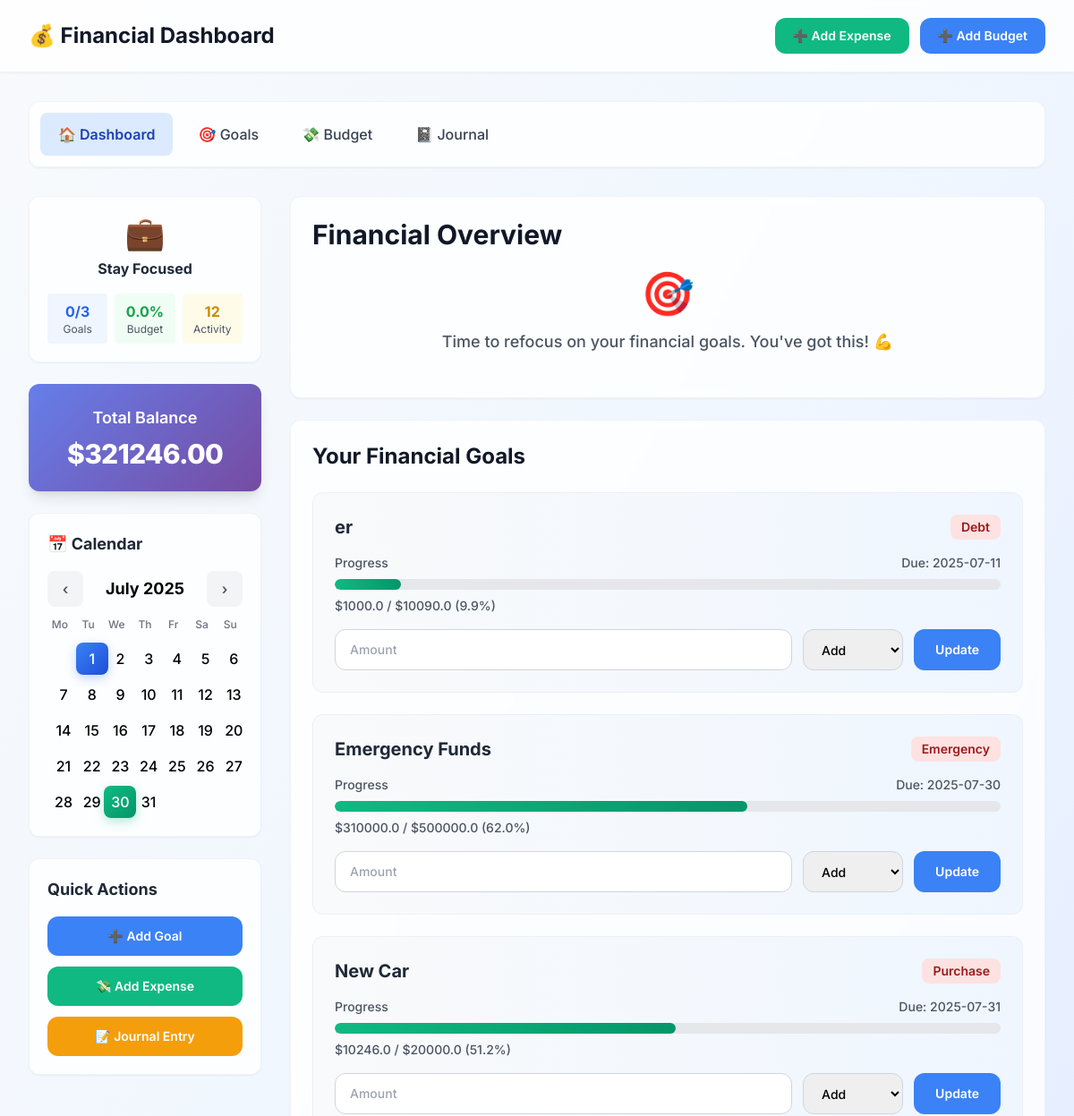
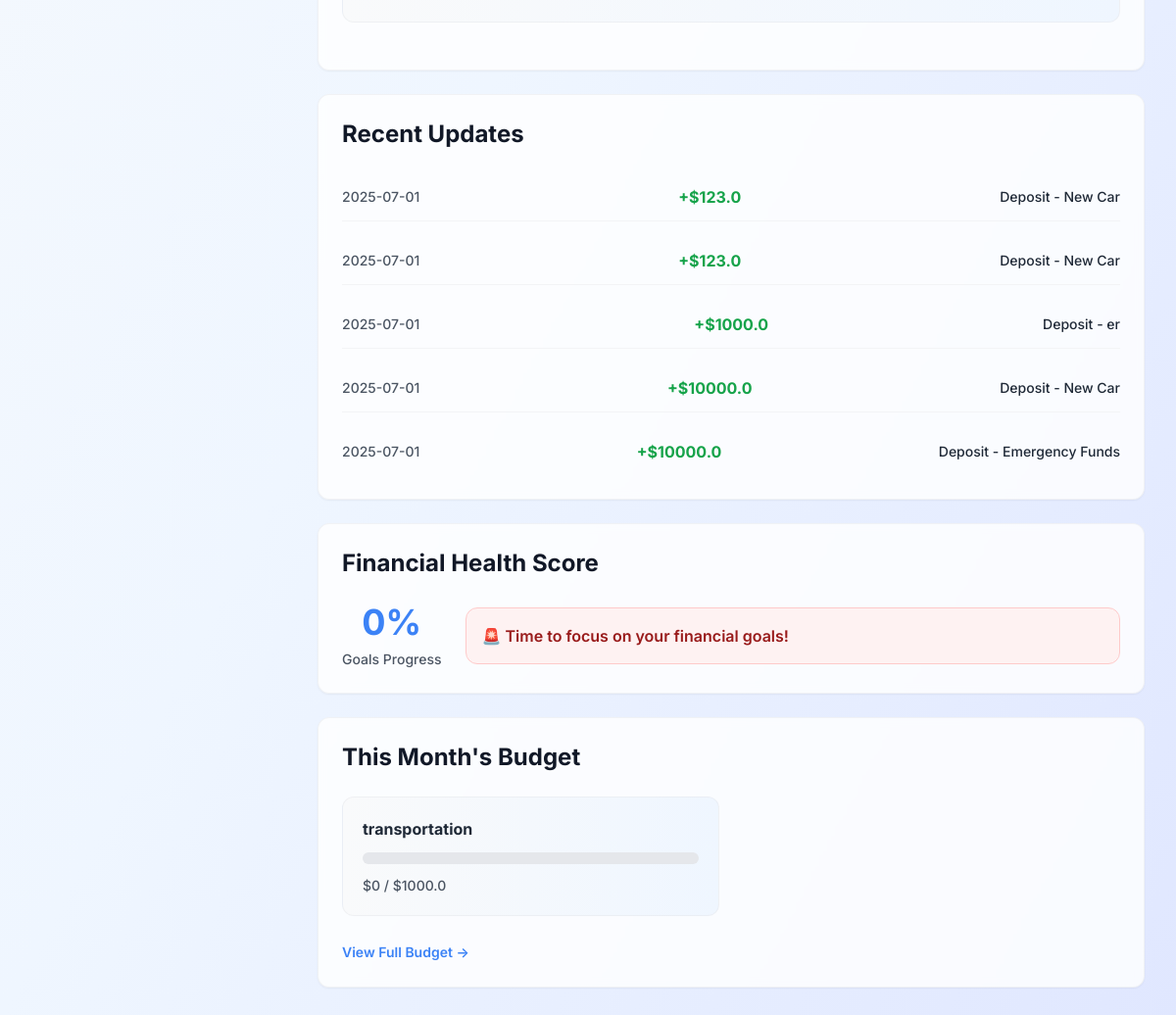
Before: / with the older database file (2 pictures, top to bottom).
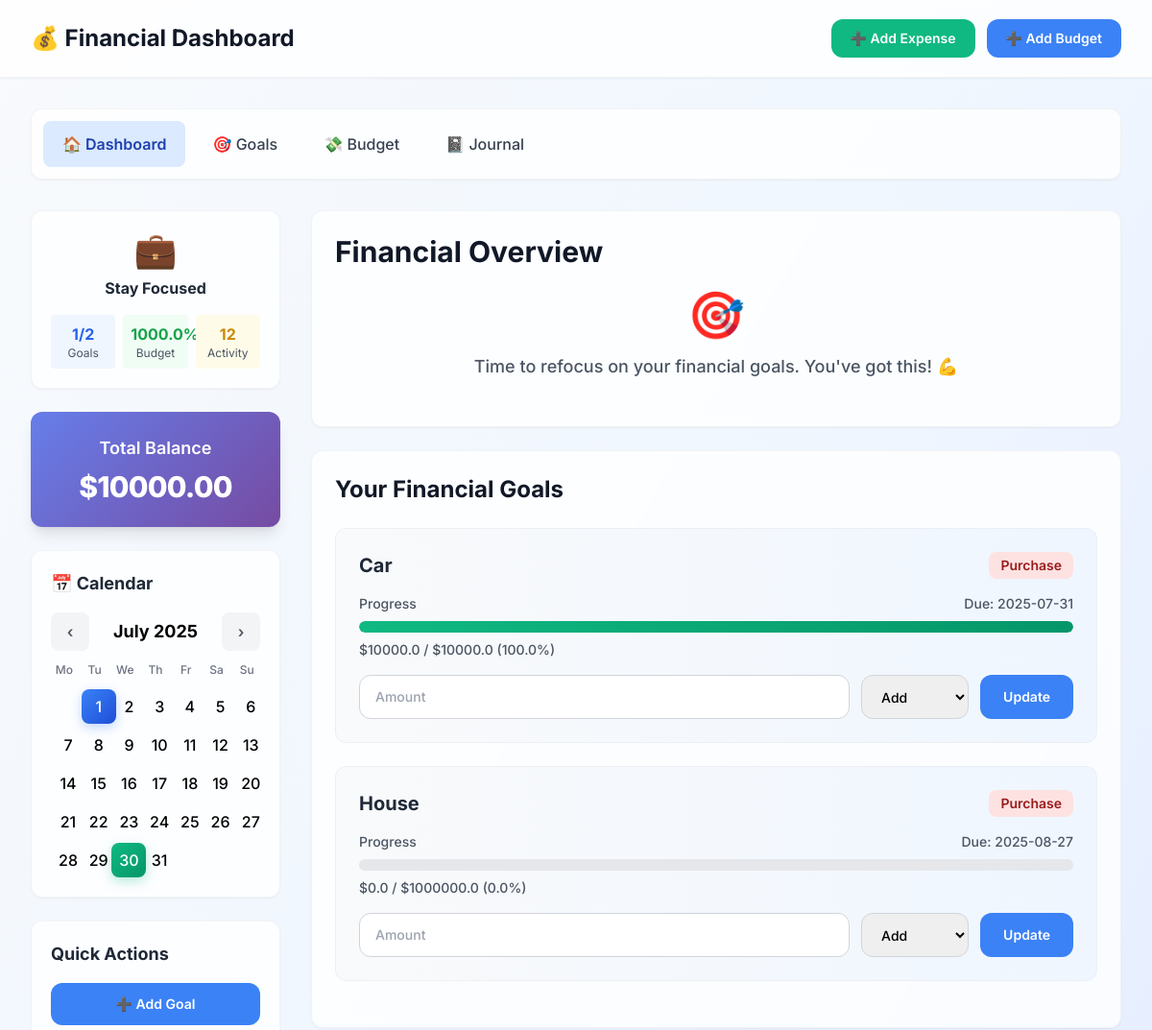
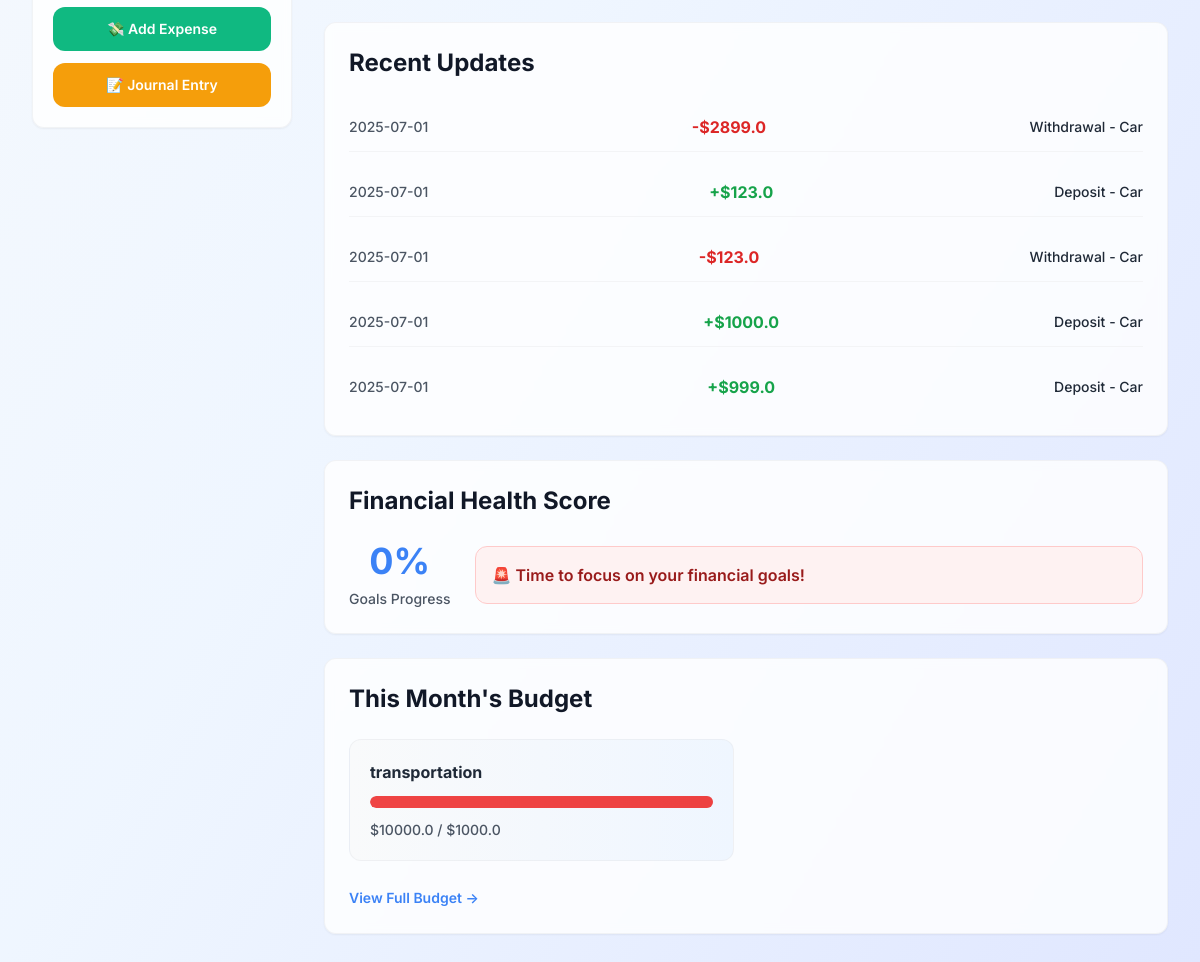
After: the same page with the newer database file (2 pictures, top to bottom).
### tables this page shows
CREATE TABLE financial_goals (
            id INTEGER PRIMARY KEY AUTOINCREMENT,
            name TEXT NOT NULL,
            target_amount REAL NOT NULL,
            current_amount REAL DEFAULT 0,
            deadline TEXT NOT NULL,
            category TEXT NOT NULL,
            description TEXT,
            created_at DATETIME DEFAULT CURRENT_TIMESTAMP
        );

CREATE TABLE transactions (
            id INTEGER PRIMARY KEY AUTOINCREMENT,
            goal_id INTEGER NOT NULL,
            amount REAL NOT NULL,
            type TEXT NOT NULL,  -- 'deposit' or 'withdrawal'
            date TEXT NOT NULL,
            note TEXT,
            FOREIGN KEY(goal_id) REFERENCES financial_goals(id)
        );

CREATE TABLE budgets (
            id INTEGER PRIMARY KEY AUTOINCREMENT,
            month TEXT NOT NULL,
            category TEXT NOT NULL,
            planned_amount REAL NOT NULL,
            spent_amount REAL DEFAULT 0,
            created_at DATETIME DEFAULT CURRENT_TIMESTAMP
        );

### app.py (the view)
@app.route('/')
def home():
    today = datetime.now().strftime('%Y-%m-%d')
    with sqlite3.connect('finance.db') as conn:
        cursor = conn.cursor()
        cursor.execute("""
            SELECT g.*,
                   (SELECT COUNT(*) FROM transactions WHERE goal_id = g.id) as transaction_count,
                   (g.current_amount / g.target_amount * 100) as progress_percent
            FROM financial_goals g
            ORDER BY deadline ASC
        """)
        goals = cursor.fetchall()
        total_balance = sum(goal[3] for goal in goals)  # goal[3] is current_amount
        goals_total = len(goals)
        goals_completed = sum(1 for goal in goals if goal[3] >= goal[2])  # current >= target
        cursor.execute("""
            SELECT t.date, t.amount, t.type, g.name
            FROM transactions t
            JOIN financial_goals g ON t.goal_id = g.id
            ORDER BY t.date DESC, t.id DESC LIMIT 5
        """)
        recent_transactions = cursor.fetchall()
        cursor.execute("""
            SELECT COUNT(*) FROM transactions
            WHERE date >= date('now', '-7 days')
        """)
        recent_activity_count = cursor.fetchone()[0]
        current_month = today[:7]
        cursor.execute("""
            SELECT DISTINCT strftime('%d', date)
            FROM journal
            WHERE strftime('%Y-%m', date) = ?
        """, (current_month,))
        days_with_entries = [int(day[0]) for day in cursor.fetchall()]
        cursor.execute("""
            SELECT b.category, b.planned_amount,
                   COALESCE(SUM(e.amount), 0) as spent_amount,
                   (COALESCE(SUM(e.amount), 0) / b.planned_amount * 100) as spent_percent
            FROM budgets b
            LEFT JOIN expenses e ON b.id = e.budget_id
            WHERE b.month = ?
            GROUP BY b.id, b.category, b.planned_amount
        """, (current_month,))
        budget_overview = cursor.fetchall()
        if budget_overview:
            budget_status = sum(budget[3] for budget in budget_overview) / len(budget_overview)
        else:
            budget_status = 0
        goal_score = (goals_completed / goals_total * 100) if goals_total > 0 else 0
        if goal_score >= 80 and budget_status <= 90:
            status_icon = "🔥"
            status_text = "On Fire!"
        elif goal_score >= 60 and budget_status <= 100:
            status_icon = "✨"
            status_text = "Looking Good"
        elif goal_score >= 40 or budget_status <= 120:
            status_icon = "👀"
            status_text = "Stay Focused"
        else:
            status_icon = "💀"
            status_text = "Need Help"
    return render_template('index.html',
                          goals=goals,
                          transactions=recent_transactions,
                          budget_overview=budget_overview,
                          goal_score=goal_score,
                          entry_days=days_with_entries,  # <-- pass to template
                          current_date=today,
                          total_balance=total_balance,
                          goals_completed=goals_completed,
                          goals_total=goals_total,
                          budget_status=round(budget_status, 1),
                          recent_activity_count=recent_activity_count,
                          status_icon=status_icon,
                          status_text=status_text)

### templates/index.html (shortened to what the changed rows need)
<!DOCTYPE html>
<html lang="en">
<head>
    <script src="https://cdn.tailwindcss.com"></script>
</head>
<body class="bg-gradient-to-br from-slate-50 via-blue-50 to-indigo-100 min-h-screen">
    <div class="bg-white/80 backdrop-blur-sm shadow-sm border-b border-gray-200/50">
        <div class="max-w-7xl mx-auto px-4 sm:px-6 lg:px-8">
            <div class="flex justify-between items-center py-5">
                <h1 class="text-2xl font-bold text-gray-900 flex items-center gap-3">
                    💰 Financial Dashboard
                </h1>
            </div>
        </div>
    </div>
    <div class="max-w-7xl mx-auto px-4 sm:px-6 lg:px-8 py-8">
        <div class="grid grid-cols-1 lg:grid-cols-4 gap-8">
            <aside class="lg:col-span-1">
                <div class="bg-white/80 backdrop-blur-sm rounded-xl shadow-sm p-5 mb-6 border border-gray-200/50">
                    <div class="financial-status-overview">
                        <div class="grid grid-cols-3 gap-2 text-center">
                            <div class="bg-blue-50 p-2 rounded">
                                <div class="font-bold text-blue-600" id="sidebar-goals-completed">{{ goals_completed|default(0) }}/{{ goals_total|default(1) }}</div>
                                <div class="text-xs text-gray-600">Goals</div>
                            </div>
                            <div class="bg-green-50 p-2 rounded">
                                <div class="font-bold text-green-600" id="sidebar-budget-status">{{ budget_status|default(1) }}%</div>
                                <div class="text-xs text-gray-600">Budget</div>
                            </div>
                        </div>
                    </div>
                </div>
                <div class="balance-card text-white rounded-xl shadow-lg p-6 mb-6 flex flex-col items-center">
                    <div class="text-lg font-semibold mb-2">Total Balance</div>
                    <div class="text-3xl font-extrabold tracking-tight">${{ '%.2f' % (total_balance | default(0) | float) }}</div>
                </div>
            </aside>
            <main class="lg:col-span-3">
                <div class="bg-white/80 backdrop-blur-sm rounded-xl shadow-sm p-6 mb-6 border border-gray-200/50">
                    <h2 class="text-3xl font-bold text-gray-900 mb-6">Financial Overview</h2>
                </div>
                <section class="bg-white/80 backdrop-blur-sm rounded-xl shadow-sm p-6 mb-6 border border-gray-200/50">
                    <h2 class="text-2xl font-bold text-gray-900 mb-6">Your Financial Goals</h2>
                    <div id="goals-container">
                        {% if goals %}
                        {% for goal in goals %}
                        <div class="goal-card bg-gradient-to-r from-gray-50 to-blue-50 p-6 rounded-xl mb-6 border border-gray-200/50">
                            <div class="flex justify-between items-start mb-4">
                                <h3 class="text-xl font-bold text-gray-800">{{ goal[1] }}</h3>
                                <span class="px-3 py-1 bg-red-100 text-red-800 text-sm font-semibold rounded-lg">{{ goal[5]|title }}</span>
                            </div>
                            <div class="mb-4">
                                <div class="flex justify-between text-sm text-gray-600 mb-2 font-medium">
                                    <span>Progress</span>
                                    <span>Due: {{ goal[4] }}</span>
                                </div>
                                <div class="progress-container w-full bg-gray-200 rounded-full h-3">
                                    <div class="progress-fill h-3 rounded-full" style="width: {{ (goal[3]/goal[2]*100)|round(1) }}%"></div>
                                </div>
                                <div class="text-sm text-gray-600 mt-2 font-medium">${{ goal[3]|round(2) }} / ${{ goal[2]|round(2) }} ({{ (goal[3]/goal[2]*100)|round(1) }}%)</div>
                            </div>
                            <form class="update-form flex gap-3" data-goal-id="{{ goal[0] }}">
                                <input type="number" step="0.01" name="amount" placeholder="Amount"
                                       class="flex-1 px-4 py-3 border border-gray-300 rounded-xl text-sm font-medium focus:ring-2 focus:ring-blue-500 focus:border-blue-500" required>
                                <select name="type" class="px-4 py-3 border border-gray-300 rounded-xl text-sm font-medium focus:ring-2 focus:ring-blue-500 focus:border-blue-500" required>
                                    <option value="deposit">Add</option>
                                </select>
                                <button type="submit" class="bg-primary text-white px-6 py-3 rounded-xl text-sm font-semibold hover:bg-blue-600 transition-colors">
                                    Update
                                </button>
                            </form>
                        </div>
                        {% endfor %}
                        {% else %}
                        <div class="text-center text-gray-500 py-8">
                            <div class="text-4xl mb-3">🎯</div>
                            <p class="text-lg font-medium">No financial goals yet.</p>
                        </div>
                        {% endif %}
                    </div>
                </section>
                <section class="bg-white/80 backdrop-blur-sm rounded-xl shadow-sm p-6 mb-6 border border-gray-200/50">
                    <h2 class="text-2xl font-bold text-gray-900 mb-6">Recent Updates</h2>
                    <div class="space-y-4" id="transactions-list">
                        {% if transactions %}
                        {% for tx in transactions %}
                        <div class="flex justify-between items-center py-3 border-b border-gray-100{% if loop.last %} border-b-0{% endif %}">
                            <span class="text-sm text-gray-600 font-medium">{{ tx[0] }}</span>
                            <span class="font-bold {% if tx[2] == 'deposit' %}text-green-600{% else %}text-red-600{% endif %}">
                                {% if tx[2] == 'deposit' %}+{% else %}-{% endif %}${{ tx[1]|abs|round(2) }}
                            </span>
                            <span class="text-sm text-gray-800 font-medium">{{ tx[2]|capitalize }} - {{ tx[3] }}</span>
                        </div>
                        {% endfor %}
                        {% else %}
                        <div class="text-center text-gray-500 py-8">
                            <div class="text-4xl mb-3">📊</div>
                            <p class="text-lg font-medium">No recent transactions.</p>
                        </div>
                        {% endif %}
                    </div>
                </section>
                <section class="bg-white/80 backdrop-blur-sm rounded-xl shadow-sm p-6 mb-6 border border-gray-200/50">
                    <h2 class="text-2xl font-bold text-gray-900 mb-6">Financial Health Score</h2>
                </section>
                <section class="bg-white/80 backdrop-blur-sm rounded-xl shadow-sm p-6 border border-gray-200/50">
                    <h2 class="text-2xl font-bold text-gray-900 mb-6">This Month's Budget</h2>
                    <div class="grid grid-cols-1 md:grid-cols-2 gap-6">
                        {% if budget_overview and budget_overview|length > 0 %}
                            {% for budget in budget_overview %}
                            <div class="p-5 bg-gradient-to-r from-gray-50 to-blue-50 rounded-xl border border-gray-200/50">
                                <h4 class="font-bold text-gray-800 mb-3">{{ budget[0] }}</h4>
                                <div class="progress-container w-full bg-gray-200 rounded-full h-3 mb-3">
                                    {% if budget[3] > 100 %}
                                        <div class="progress-fill h-3 rounded-full" style="width: {{ budget[3]|round(1) ~ '%' }}; background: linear-gradient(90deg, #ef4444, #dc2626);"></div>
                                    {% else %}
                                        <div class="progress-fill h-3 rounded-full" style="width: {{ budget[3]|round(1) ~ '%' }};"></div>
                                    {% endif %}
                                </div>
                                <p class="text-sm text-gray-600 font-medium">${{ budget[2]|round(2) }} / ${{ budget[1]|round(2) }}</p>
                            </div>
                            {% endfor %}
                        {% else %}
                        <div class="text-center text-gray-500 py-8 col-span-2">
                            <div class="text-4xl mb-3">💸</div>
                            <p class="text-lg font-medium">No budget data for this month.</p>
                        </div>
                        {% endif %}
                    </div>
                </section>
            </main>
        </div>
    </div>
</body>
</html>

Changed rows visible on the page:
removed financial_goals: name "er", category "Debt", deadline "2025-07-11", current_amount "1000.0", target_amount "10090.0", (goal[3]/goal[2]*100)|round(1) "9.9"
removed financial_goals: name "Emergency Funds", category "Emergency", deadline "2025-07-30", current_amount "310000.0", target_amount "500000.0", (goal[3]/goal[2]*100)|round(1) "62.0"
removed financial_goals: name "New Car", category "Purchase", deadline "2025-07-31", current_amount "10246.0", target_amount "20000.0", (goal[3]/goal[2]*100)|round(1) "51.2"
removed transactions: date "2025-07-01", amount "123.0", type "Deposit", name "New Car"
removed transactions: date "2025-07-01", amount "123.0", type "Deposit", name "New Car"
removed transactions: date "2025-07-01", amount "1000.0", type "Deposit", name "er"
removed transactions: date "2025-07-01", amount "10000.0", type "Deposit", name "New Car"
removed transactions: date "2025-07-01", amount "10000.0", type "Deposit", name "Emergency Funds"
added financial_goals: name "Car", category "Purchase", deadline "2025-07-31", current_amount "10000.0", target_amount "10000.0", (goal[3]/goal[2]*100)|round(1) "100.0"
added financial_goals: name "House", category "Purchase", deadline "2025-08-27", current_amount "0.0", target_amount "1000000.0", (goal[3]/goal[2]*100)|round(1) "0.0"
added transactions: date "2025-07-01", amount "2899.0", type "Withdrawal", name "Car"
added transactions: date "2025-07-01", amount "123.0", type "Deposit", name "Car"
added transactions: date "2025-07-01", amount "123.0", type "Withdrawal", name "Car"
added transactions: date "2025-07-01", amount "1000.0", type "Deposit", name "Car"
added transactions: date "2025-07-01", amount "999.0", type "Deposit", name "Car"
computed for budgets "transportation": budget "0" → "10000.0"
Other visible differences:
{{ goals_completed|default(0) }}: "0" → "1"
{{ goals_total|default(1) }}: "3" → "2"
{{ budget_status|default(1) }}: "0.0" → "1000.0"
{{ '%.2f' % (total_balance | default(0) | float) }}: "321246.00" → "10000.00"
